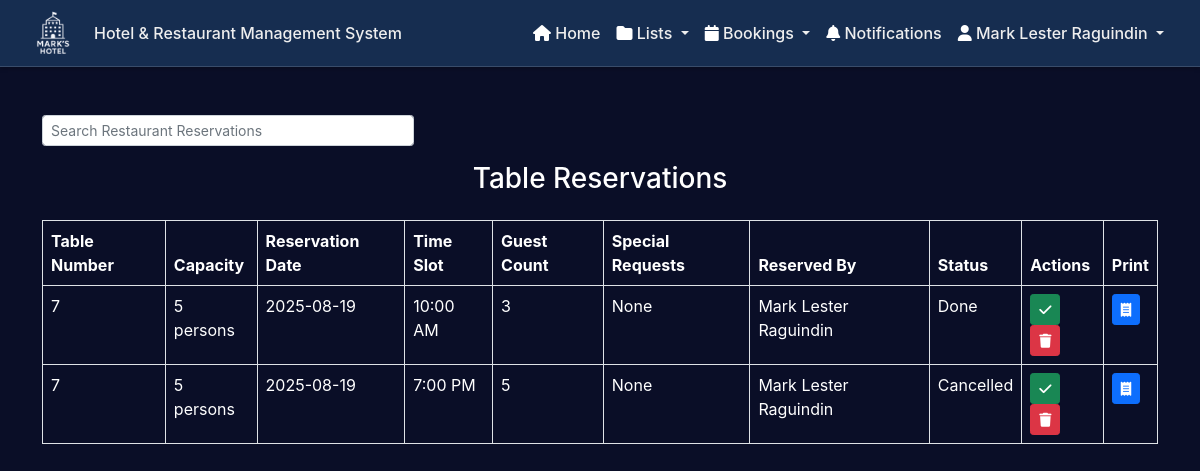
/admin/tablesReservation.php (signed in), run on an earlier commit of the app's database.
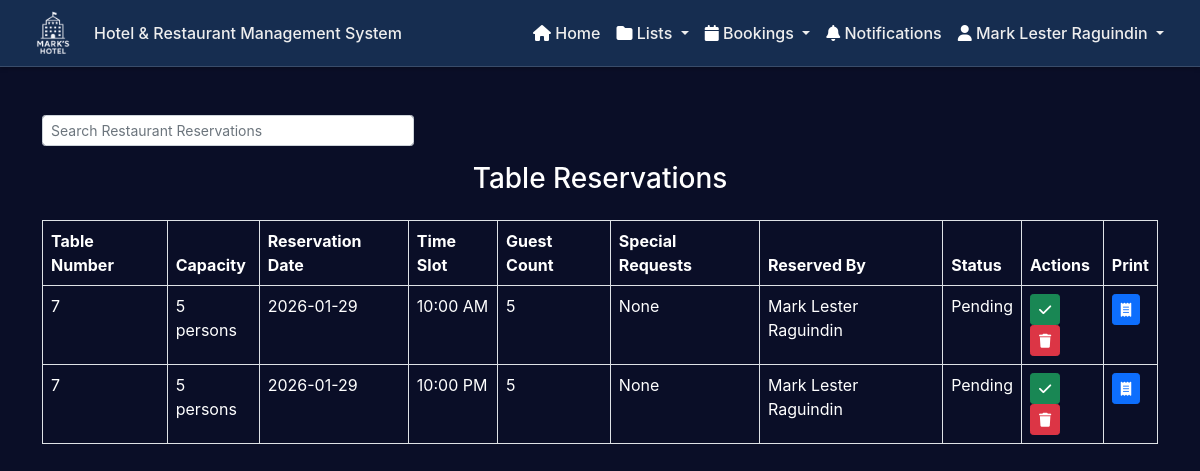
And on a later commit of the database.
### tables this page shows
CREATE TABLE `table_reservations` (
  `reservation_id` int(11) NOT NULL,
  `table_id` int(11) NOT NULL,
  `reservation_date` date NOT NULL,
  `time_slot` time NOT NULL,
  `guest_count` int(11) NOT NULL,
  `special_requests` text DEFAULT NULL,
  `user_id` int(11) NOT NULL,
  `status` enum('pending','done','cancelled','confirmed') DEFAULT 'pending'
);

CREATE TABLE `restaurant_tables` (
  `table_id` int(11) NOT NULL,
  `table_number` int(11) NOT NULL,
  `capacity` int(11) NOT NULL,
  `position_x` int(11) NOT NULL,
  `position_y` int(11) NOT NULL,
  `location` varchar(255) NOT NULL
);

CREATE TABLE `users` (
  `user_id` int(11) NOT NULL,
  `name` varchar(255) NOT NULL,
  `address` varchar(50) NOT NULL,
  `email` varchar(50) NOT NULL,
  `password` varchar(50) NOT NULL,
  `role` varchar(20) DEFAULT NULL,
  `phone` tinytext DEFAULT NULL
);

### controllers/fetchTablesReservation.php (called while the page is built, shortened)
<?php
    $db = new Database();
    $con = $db->getConnection();
    try{
        $query = "
            SELECT
                r.reservation_id,
                r.reservation_date,
                r.time_slot,
                r.guest_count,
                r.special_requests,
                r.status, -- Include the status column
                t.table_number,
                t.capacity,
                u.name,
                u.email
            FROM table_reservations r
            INNER JOIN restaurant_tables t ON r.table_id = t.table_id
            INNER JOIN users u ON r.user_id = u.user_id
            ORDER BY r.reservation_date, r.time_slot
        ";
        $result = mysqli_query($con, $query);
        $reservations = [];
        while ($row = mysqli_fetch_assoc($result)) {
            $reservations[] = $row;
        }
    }catch( Exception $e ){
        throw new Exception("Error fetching Reservations". $e->getMessage(), 500);
    }finally{
        $db->closeConnection();
    }
?>

### admin/tablesReservation.php (the view, shortened to what this page needs)
<?php
include '../controllers/fetchTablesReservation.php';
?>
<!DOCTYPE html>
<html lang="en">
<head>
    <link href="https://cdn.jsdelivr.net/npm/bootstrap@5.0.2/dist/css/bootstrap.min.css" rel="stylesheet">
    <link rel="stylesheet" href="../css/customAdminHeader.css">
    <link rel="stylesheet" href="https://cdnjs.cloudflare.com/ajax/libs/font-awesome/6.7.2/css/all.min.css">
    <link rel="stylesheet" href="../css/notifications.css">
    <link rel="stylesheet" href="../css/app.css">
</head>
<body>
    <?php include '../components/header_admin.php'; ?>
    <div class="container mt-5">
        <div class="text-end col-md-4 mb-3">
            <input type="text" class="form-control form-control-sm mb-3" id="SearchInput" placeholder="Search Restaurant Reservations" onkeyup="filterTable()">
        </div>
        <h3 class="mb-4 text-center">Table Reservations</h3>
        <table class="table table-bordered table-white" id="reservationsTable">
            <thead>
                <tr>
                    <th>Table Number</th>
                    <th>Capacity</th>
                    <th>Reservation Date</th>
                    <th>Time Slot</th>
                    <th>Guest Count</th>
                    <th>Special Requests</th>
                    <th>Reserved By</th>
                    <th>Status</th>
                    <th>Actions</th>
                    <th>Print</th>
                </tr>
            </thead>
            <tbody>
                <?php if (!empty($reservations)): ?>
                    <?php foreach ($reservations as $reservation): ?>
                        <tr>
                            <td><?php echo $reservation['table_number']; ?></td>
                            <td><?php echo $reservation['capacity']; ?> persons</td>
                            <td><?php echo $reservation['reservation_date']; ?></td>
                            <td>
                                <?php
                                $time = date("g:i A", strtotime($reservation['time_slot']));
                                echo $time;
                                ?>
                            </td>
                            <td><?php echo $reservation['guest_count']; ?></td>
                            <td><?php echo $reservation['special_requests'] ?: 'None'; ?></td>
                            <td><?php echo $reservation['name']; ?></td>
                            <td><?php echo ucfirst($reservation['status']); ?></td>
                            <td>
                                <button class="btn btn-success btn-sm mark-done" data-id="<?php echo $reservation['reservation_id']; ?>"> <i class="fas fa-check"></i> </button>
                                <button class="btn btn-danger btn-sm delete-reservation" data-id="<?php echo $reservation['reservation_id']; ?>"> <i class="fas fa-trash"></i> </button>
                            </td>
                            <td>
                                <button class="btn btn-primary btn-sm print-receipt" data-id="<?php echo $reservation['reservation_id']; ?>"><i class="fas fa-receipt"></i></button>
                            </td>
                        </tr>
                    <?php endforeach; ?>
                <?php else: ?>
                    <tr>
                        <td colspan="10" class="text-center">No reservations found.</td>
                    </tr>
                <?php endif; ?>
            </tbody>
        </table>
    </div>
</body>
</html>

### components/header_admin.php (shortened to what this page needs)
<nav class="navbar navbar-expand-lg custom-navbar">
    <div class="container-fluid">
        <img src="../images/final.png" alt="" class="me-3" style="height: 50px;">
        <a class="navbar-brand" id="navbarTitle" href="dashboard.php">
        </a>
        <div class="collapse navbar-collapse" id="navbarNav">
            <ul class="navbar-nav ms-auto">
                <li class="nav-item">
                    <a class="nav-link" aria-current="page" href="dashboard.php">
                        <i class="fas fa-home"></i> Home
                    </a>
                </li>
                <li class="nav-item dropdown">
                    <a class="nav-link dropdown-toggle" href="#" id="entriesDropdown" role="button" data-bs-toggle="dropdown" aria-expanded="false">
                        <i class="fas fa-folder"></i> Lists
                    </a>
                </li>
                <li class="nav-item dropdown">
                    <a class="nav-link dropdown-toggle" href="#" id="entriesDropdown" role="button" data-bs-toggle="dropdown" aria-expanded="false">
                        <i class="fas fa-calendar"></i> Bookings
                    </a>
                </li>
                <li class="nav-item">
                    <a class="nav-link position-relative" aria-current="page" href="#" id="notificationLink">
                        <i class="fas fa-bell"></i> Notifications
                        <span class="notification-badge"></span>
                    </a>
                </li>
                <li class="nav-item dropdown">
                    <a class="nav-link dropdown-toggle" href="#" id="userDropdown" role="button" data-bs-toggle="dropdown" aria-expanded="false">
                        <i class="fas fa-user"></i> <?php echo htmlspecialchars($_SESSION['name'] ?? 'User'); ?>
                    </a>
                </li>
            </ul>
        </div>
    </div>
</nav>

### css/customAdminHeader.css (style rules this page uses)
.custom-navbar { background-color: #162d50; border-bottom: 1px solid rgba(255, 255, 255, 0.15); box-shadow: 0 2px 4px rgba(0, 0, 0, 0.2); padding: 0.5rem 1rem; }
.custom-navbar .navbar-brand, .custom-navbar .nav-link, .custom-navbar .dropdown-toggle { color: #eee !important; font-weight: 500; font-size: 1rem; }

### css/notifications.css (style rules this page uses)
:root { --bg-primary: #0a0e27; --bg-secondary: #141937; --bg-card: #1a1f3a; --accent-blue: #00d4ff; --accent-cyan: #00bcd4; --accent-purple: #6b5ce7; --text-primary: #ffffff; --text-secondary: #8b92b8; --success: #00ff88; --warning: #ffb800; --danger: #ff4757; }
.notification-badge { position: absolute; top: -5px; right: -5px; font-size: 0.75rem; padding: 0.25em 0.4em; border-radius: 50%; }
#notificationLink { position: relative; cursor: pointer; }

### css/app.css (style rules this page uses)
:root { --bg-primary: #0a0e27; --bg-secondary: #141937; --bg-card: #1a1f3a; --accent-blue: #00d4ff; --accent-cyan: #00bcd4; --accent-purple: #6b5ce7; --text-primary: #ffffff; --text-secondary: #8b92b8; --success: #00ff88; --warning: #ffb800; --danger: #ff4757; }
* { color: var(--text-primary); }
body { background: var(--bg-primary); color: var(--text-primary); font-family: 'Inter', -apple-system, BlinkMacSystemFont, 'Segoe UI', sans-serif; }

What changed in the data, as far as the page shows it:
removed table_reservations: table.table_number "7", table.capacity "5", reservation_date "2025-08-19", time_slot "10:00 AM", guest_count "3", special_requests "None", user.name "Mark Lester Raguindin", status "Done"
removed table_reservations: table.table_number "7", table.capacity "5", reservation_date "2025-08-19", time_slot "7:00 PM", guest_count "5", special_requests "None", user.name "Mark Lester Raguindin", status "Cancelled"
added table_reservations: table.table_number "7", table.capacity "5", reservation_date "2026-01-29", time_slot "10:00 AM", guest_count "5", special_requests "None", user.name "Mark Lester Raguindin", status "Pending"
added table_reservations: table.table_number "7", table.capacity "5", reservation_date "2026-01-29", time_slot "10:00 PM", guest_count "5", special_requests "None", user.name "Mark Lester Raguindin", status "Pending"
